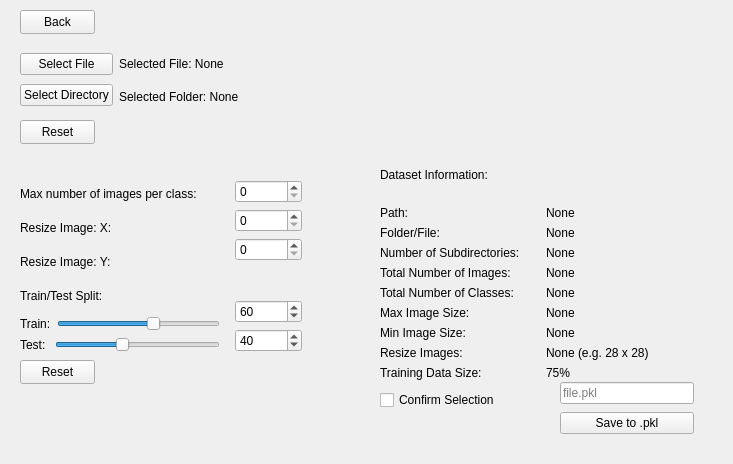
<?xml version="1.0" encoding="UTF-8"?>
<ui version="4.0">
 <class>Dataloader</class>
 <widget class="QWidget" name="Dataloader">
  <property name="geometry">
   <rect>
    <x>0</x>
    <y>0</y>
    <width>733</width>
    <height>464</height>
   </rect>
  </property>
  <property name="windowTitle">
   <string>Image Loader</string>
  </property>
  <widget class="QPushButton" name="back">
   <property name="geometry">
    <rect>
     <x>20</x>
     <y>10</y>
     <width>75</width>
     <height>24</height>
    </rect>
   </property>
   <property name="whatsThis">
    <string>Back to previous </string>
   </property>
   <property name="text">
    <string>Back</string>
   </property>
  </widget>
  <widget class="QPushButton" name="resetData">
   <property name="geometry">
    <rect>
     <x>20</x>
     <y>120</y>
     <width>75</width>
     <height>24</height>
    </rect>
   </property>
   <property name="text">
    <string>Reset</string>
   </property>
  </widget>
  <widget class="QPushButton" name="resetSpins">
   <property name="geometry">
    <rect>
     <x>20</x>
     <y>360</y>
     <width>75</width>
     <height>24</height>
    </rect>
   </property>
   <property name="text">
    <string>Reset</string>
   </property>
  </widget>
  <widget class="QWidget" name="layoutWidget">
   <property name="geometry">
    <rect>
     <x>20</x>
     <y>180</y>
     <width>351</width>
     <height>172</height>
    </rect>
   </property>
   <layout class="QHBoxLayout" name="parameterLayout">
    <item>
     <layout class="QVBoxLayout" name="verticalLayout_4">
      <item>
       <widget class="QLabel" name="maxText">
        <property name="text">
         <string>Max number of images per class:       </string>
        </property>
       </widget>
      </item>
      <item>
       <widget class="QLabel" name="resizeXText">
        <property name="text">
         <string>Resize Image: X:</string>
        </property>
       </widget>
      </item>
      <item>
       <widget class="QLabel" name="resizeYText">
        <property name="text">
         <string>Resize Image: Y:</string>
        </property>
       </widget>
      </item>
      <item>
       <widget class="QLabel" name="trainTestText">
        <property name="text">
         <string>Train/Test Split:</string>
        </property>
       </widget>
      </item>
      <item>
       <layout class="QHBoxLayout" name="horizontalLayout_3">
        <item>
         <widget class="QLabel" name="trainText">
          <property name="text">
           <string>Train:</string>
          </property>
         </widget>
        </item>
        <item>
         <widget class="QSlider" name="trainSlider">
          <property name="minimum">
           <number>1</number>
          </property>
          <property name="maximum">
           <number>99</number>
          </property>
          <property name="singleStep">
           <number>5</number>
          </property>
          <property name="value">
           <number>60</number>
          </property>
          <property name="orientation">
           <enum>Qt::Horizontal</enum>
          </property>
         </widget>
        </item>
       </layout>
      </item>
      <item>
       <layout class="QHBoxLayout" name="horizontalLayout_4">
        <item>
         <widget class="QLabel" name="testText">
          <property name="text">
           <string>Test: </string>
          </property>
         </widget>
        </item>
        <item>
         <widget class="QSlider" name="testSlider">
          <property name="layoutDirection">
           <enum>Qt::LeftToRight</enum>
          </property>
          <property name="styleSheet">
           <string notr="true">selection-color: rgb(255, 17, 80);</string>
          </property>
          <property name="minimum">
           <number>1</number>
          </property>
          <property name="maximum">
           <number>99</number>
          </property>
          <property name="singleStep">
           <number>5</number>
          </property>
          <property name="value">
           <number>40</number>
          </property>
          <property name="orientation">
           <enum>Qt::Horizontal</enum>
          </property>
         </widget>
        </item>
       </layout>
      </item>
     </layout>
    </item>
    <item>
     <spacer name="horizontalSpacer_3">
      <property name="orientation">
       <enum>Qt::Horizontal</enum>
      </property>
      <property name="sizeHint" stdset="0">
       <size>
        <width>40</width>
        <height>20</height>
       </size>
      </property>
     </spacer>
    </item>
    <item>
     <layout class="QVBoxLayout" name="verticalLayout_2">
      <item>
       <widget class="QSpinBox" name="maxImages">
        <property name="toolTip">
         <string>If left as 0, limit per class will be set to None.</string>
        </property>
        <property name="maximum">
         <number>100000</number>
        </property>
        <property name="singleStep">
         <number>50</number>
        </property>
        <property name="value">
         <number>0</number>
        </property>
       </widget>
      </item>
      <item>
       <widget class="QSpinBox" name="resizeX">
        <property name="toolTip">
         <string>If both X and Y are left as 0, images won't be resized won't take place.</string>
        </property>
        <property name="maximum">
         <number>5000</number>
        </property>
        <property name="singleStep">
         <number>50</number>
        </property>
       </widget>
      </item>
      <item>
       <widget class="QSpinBox" name="resizeY">
        <property name="toolTip">
         <string>If both X and Y are left as 0, images won't be resized won't take place.</string>
        </property>
        <property name="maximum">
         <number>5000</number>
        </property>
        <property name="singleStep">
         <number>50</number>
        </property>
       </widget>
      </item>
      <item>
       <spacer name="verticalSpacer">
        <property name="orientation">
         <enum>Qt::Vertical</enum>
        </property>
        <property name="sizeHint" stdset="0">
         <size>
          <width>20</width>
          <height>35</height>
         </size>
        </property>
       </spacer>
      </item>
      <item>
       <widget class="QSpinBox" name="trainSpin">
        <property name="toolTip">
         <string>If both X and Y are left as 0, images won't be resized won't take place.</string>
        </property>
        <property name="minimum">
         <number>1</number>
        </property>
        <property name="maximum">
         <number>99</number>
        </property>
        <property name="singleStep">
         <number>1</number>
        </property>
        <property name="value">
         <number>60</number>
        </property>
       </widget>
      </item>
      <item>
       <widget class="QSpinBox" name="testSpin">
        <property name="toolTip">
         <string>If both X and Y are left as 0, images won't be resized won't take place.</string>
        </property>
        <property name="minimum">
         <number>1</number>
        </property>
        <property name="maximum">
         <number>99</number>
        </property>
        <property name="singleStep">
         <number>1</number>
        </property>
        <property name="value">
         <number>40</number>
        </property>
       </widget>
      </item>
     </layout>
    </item>
    <item>
     <spacer name="horizontalSpacer_2">
      <property name="orientation">
       <enum>Qt::Horizontal</enum>
      </property>
      <property name="sizeHint" stdset="0">
       <size>
        <width>100</width>
        <height>100</height>
       </size>
      </property>
     </spacer>
    </item>
   </layout>
  </widget>
  <widget class="QWidget" name="layoutWidget">
   <property name="geometry">
    <rect>
     <x>20</x>
     <y>50</y>
     <width>415</width>
     <height>60</height>
    </rect>
   </property>
   <layout class="QHBoxLayout" name="horizontalLayout_2">
    <item>
     <layout class="QVBoxLayout" name="verticalLayout_3">
      <item>
       <widget class="QPushButton" name="selectData">
        <property name="toolTip">
         <string>Select the desired &quot;.pkl&quot; dataset file.</string>
        </property>
        <property name="text">
         <string>Select File</string>
        </property>
       </widget>
      </item>
      <item>
       <widget class="QPushButton" name="selectDir">
        <property name="toolTip">
         <string>Select the directory containing the desired dataset.</string>
        </property>
        <property name="text">
         <string>Select Directory</string>
        </property>
       </widget>
      </item>
     </layout>
    </item>
    <item>
     <layout class="QVBoxLayout" name="verticalLayout">
      <item>
       <widget class="QLabel" name="dataFile">
        <property name="whatsThis">
         <string>Test</string>
        </property>
        <property name="text">
         <string>Selected File: None</string>
        </property>
       </widget>
      </item>
      <item>
       <widget class="QLabel" name="dataDir">
        <property name="whatsThis">
         <string>Huh</string>
        </property>
        <property name="text">
         <string>Selected Folder: None                                     </string>
        </property>
       </widget>
      </item>
     </layout>
    </item>
    <item>
     <spacer name="horizontalSpacer">
      <property name="orientation">
       <enum>Qt::Horizontal</enum>
      </property>
      <property name="sizeHint" stdset="0">
       <size>
        <width>40</width>
        <height>20</height>
       </size>
      </property>
     </spacer>
    </item>
   </layout>
  </widget>
  <widget class="QWidget" name="layoutWidget">
   <property name="geometry">
    <rect>
     <x>380</x>
     <y>150</y>
     <width>347</width>
     <height>230</height>
    </rect>
   </property>
   <layout class="QVBoxLayout" name="infoLayout">
    <item>
     <widget class="QLabel" name="dataInfo">
      <property name="text">
       <string>Dataset Information:</string>
      </property>
     </widget>
    </item>
    <item>
     <layout class="QHBoxLayout" name="horizontalLayout_5">
      <item>
       <layout class="QVBoxLayout" name="verticalLayout_5">
        <item>
         <widget class="QLabel" name="label">
          <property name="text">
           <string>Path:</string>
          </property>
         </widget>
        </item>
        <item>
         <widget class="QLabel" name="label_3">
          <property name="text">
           <string>Folder/File:</string>
          </property>
         </widget>
        </item>
        <item>
         <widget class="QLabel" name="label_5">
          <property name="text">
           <string>Number of Subdirectories:      </string>
          </property>
         </widget>
        </item>
        <item>
         <widget class="QLabel" name="label_7">
          <property name="text">
           <string>Total Number of Images:</string>
          </property>
         </widget>
        </item>
        <item>
         <widget class="QLabel" name="label_9">
          <property name="text">
           <string>Total Number of Classes:</string>
          </property>
         </widget>
        </item>
        <item>
         <widget class="QLabel" name="label_11">
          <property name="text">
           <string>Max Image Size:</string>
          </property>
         </widget>
        </item>
        <item>
         <widget class="QLabel" name="label_12">
          <property name="text">
           <string>Min Image Size:</string>
          </property>
         </widget>
        </item>
        <item>
         <widget class="QLabel" name="label_15">
          <property name="text">
           <string>Resize Images:</string>
          </property>
         </widget>
        </item>
        <item>
         <widget class="QLabel" name="label_17">
          <property name="text">
           <string>Training Data Size:</string>
          </property>
         </widget>
        </item>
       </layout>
      </item>
      <item>
       <layout class="QVBoxLayout" name="datasetInfo">
        <item>
         <widget class="QLabel" name="label_4">
          <property name="text">
           <string>None                         </string>
          </property>
         </widget>
        </item>
        <item>
         <widget class="QLabel" name="label_6">
          <property name="text">
           <string>None</string>
          </property>
         </widget>
        </item>
        <item>
         <widget class="QLabel" name="label_2">
          <property name="text">
           <string>None</string>
          </property>
         </widget>
        </item>
        <item>
         <widget class="QLabel" name="label_10">
          <property name="text">
           <string>None</string>
          </property>
         </widget>
        </item>
        <item>
         <widget class="QLabel" name="label_8">
          <property name="text">
           <string>None</string>
          </property>
         </widget>
        </item>
        <item>
         <widget class="QLabel" name="label_13">
          <property name="text">
           <string>None</string>
          </property>
         </widget>
        </item>
        <item>
         <widget class="QLabel" name="label_14">
          <property name="text">
           <string>None</string>
          </property>
         </widget>
        </item>
        <item>
         <widget class="QLabel" name="label_16">
          <property name="text">
           <string>None (e.g. 28 x 28)</string>
          </property>
         </widget>
        </item>
        <item>
         <widget class="QLabel" name="label_18">
          <property name="text">
           <string>75%</string>
          </property>
         </widget>
        </item>
       </layout>
      </item>
      <item>
       <spacer name="horizontalSpacer_4">
        <property name="orientation">
         <enum>Qt::Horizontal</enum>
        </property>
        <property name="sizeHint" stdset="0">
         <size>
          <width>40</width>
          <height>20</height>
         </size>
        </property>
       </spacer>
      </item>
     </layout>
    </item>
   </layout>
  </widget>
  <widget class="QWidget" name="layoutWidget">
   <property name="geometry">
    <rect>
     <x>560</x>
     <y>380</y>
     <width>134</width>
     <height>58</height>
    </rect>
   </property>
   <layout class="QVBoxLayout" name="saveToFile">
    <item>
     <widget class="QLineEdit" name="fileName">
      <property name="accessibleDescription">
       <string>test</string>
      </property>
      <property name="text">
       <string/>
      </property>
      <property name="placeholderText">
       <string>file.pkl</string>
      </property>
     </widget>
    </item>
    <item>
     <widget class="QPushButton" name="saveFile">
      <property name="text">
       <string>Save to .pkl</string>
      </property>
     </widget>
    </item>
   </layout>
  </widget>
  <widget class="QCheckBox" name="confirmSelection">
   <property name="geometry">
    <rect>
     <x>380</x>
     <y>390</y>
     <width>151</width>
     <height>20</height>
    </rect>
   </property>
   <property name="text">
    <string>Confirm Selection</string>
   </property>
  </widget>
 </widget>
 <resources/>
 <connections/>
</ui>
